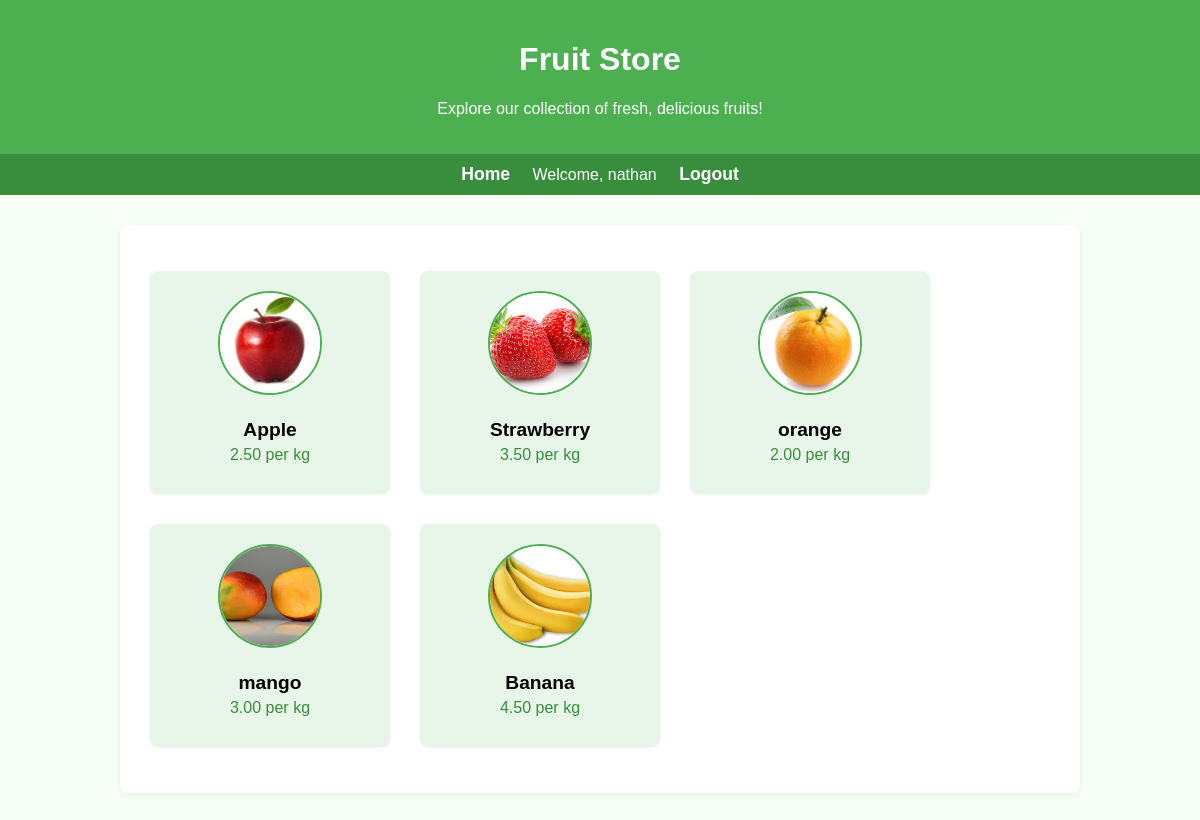
The app's page / (signed in) with its own data.
### fruits/models.py (models this page shows, shortened)
class Fruit(models.Model):
    name = models.CharField(max_length=100)
    picture = models.ImageField(upload_to='fruits/')
    price_per_kg = models.DecimalField(max_digits=10, decimal_places=2)

### fruits/views.py (the view)
# urls.py: path("", views.index, name="index"),
def index(request):
    data = Fruit.objects.all()
    context = {
        'fruits': data
    }
    logged_in_user = request.user
    if logged_in_user.is_authenticated:
        context['logged_in_user'] = logged_in_user
    else:
        context['logged_in_user'] = None
    return  render(request, "index.html", context)

### fruits/templates/index.html (shortened to what this page needs)
{% extends "base.html" %}
{% block content %}
    <ul class="fruits-list" style="display: flex; flex-wrap: wrap; gap: 30px; list-style: none; padding: 0;">
        {% for fruit in fruits %}
        <li class="fruit-card" style="background: #e8f5e9; border-radius: 8px; box-shadow: 0 1px 4px rgba(0,0,0,0.05); padding: 20px; width: 200px; text-align: center; transition: transform 0.2s;">
            <img class="fruit-img" src="{{ fruit.picture.url }}" alt="{{ fruit.name }}" style="width: 100px; height: 100px; object-fit: cover; border-radius: 50%; margin-bottom: 10px; border: 2px solid #4caf50;">
            <div class="fruit-name" style="font-size: 1.2em; font-weight: bold; margin: 10px 0 5px 0;">{{ fruit.name }}</div>
            <div class="fruit-price" style="color: #388e3c; font-size: 1em; margin-bottom: 10px;">{{ fruit.price_per_kg }} per kg</div>
        </li>
        {% empty %}
        <li>No fruits available at the moment.</li>
        {% endfor %}
    </ul>
{% endblock %}

### fruits/templates/base.html (shortened to what this page needs)
<!DOCTYPE html>
<html lang="en">
<head>
</head>
<body>
    <header>
        <h1>Fruit Store</h1>
        <p>Explore our collection of fresh, delicious fruits!</p>
    </header>
    <nav>
        <a href="{% url 'index' %}">Home</a>
        {% if user.is_authenticated %}
            <span style="color:#fff;">Welcome, {{ user.username }}</span>
            <a href="{% url 'logout' %}">Logout</a>
        {% else %}
            <a href="{% url 'login_user' %}">Login</a>
            <a href="{% url 'signup' %}">Sign Up</a>
        {% endif %}
    </nav>
    <div class="container">
        {% block content %}{% endblock %}
    </div>
</body>
</html>

### fruits/templates/base.html (style rules this page uses)
body { font-family: Arial, sans-serif; background: #f7fff7; margin: 0; padding: 0; }
header { background: #4caf50; color: white; padding: 20px 0; text-align: center; }
nav { background: #388e3c; padding: 10px 0; text-align: center; }
nav a { color: #fff; text-decoration: none; margin: 0 18px; font-weight: bold; font-size: 1.1em; transition: color 0.2s; }
.container { max-width: 900px; margin: 30px auto; background: #fff; border-radius: 8px; box-shadow: 0 2px 8px rgba(0,0,0,0.07); padding: 30px; }

### records on screen
Fruit: picture (picture), name "Apple", price_per_kg "2.50"
Fruit: picture (picture), name "Strawberry", price_per_kg "3.50"
Fruit: picture (picture), name "orange", price_per_kg "2.00"
Fruit: picture (picture), name "mango", price_per_kg "3.00"
Fruit: picture (picture), name "Banana", price_per_kg "4.50"

### other values on screen
{{ user.username }} "nathan"
